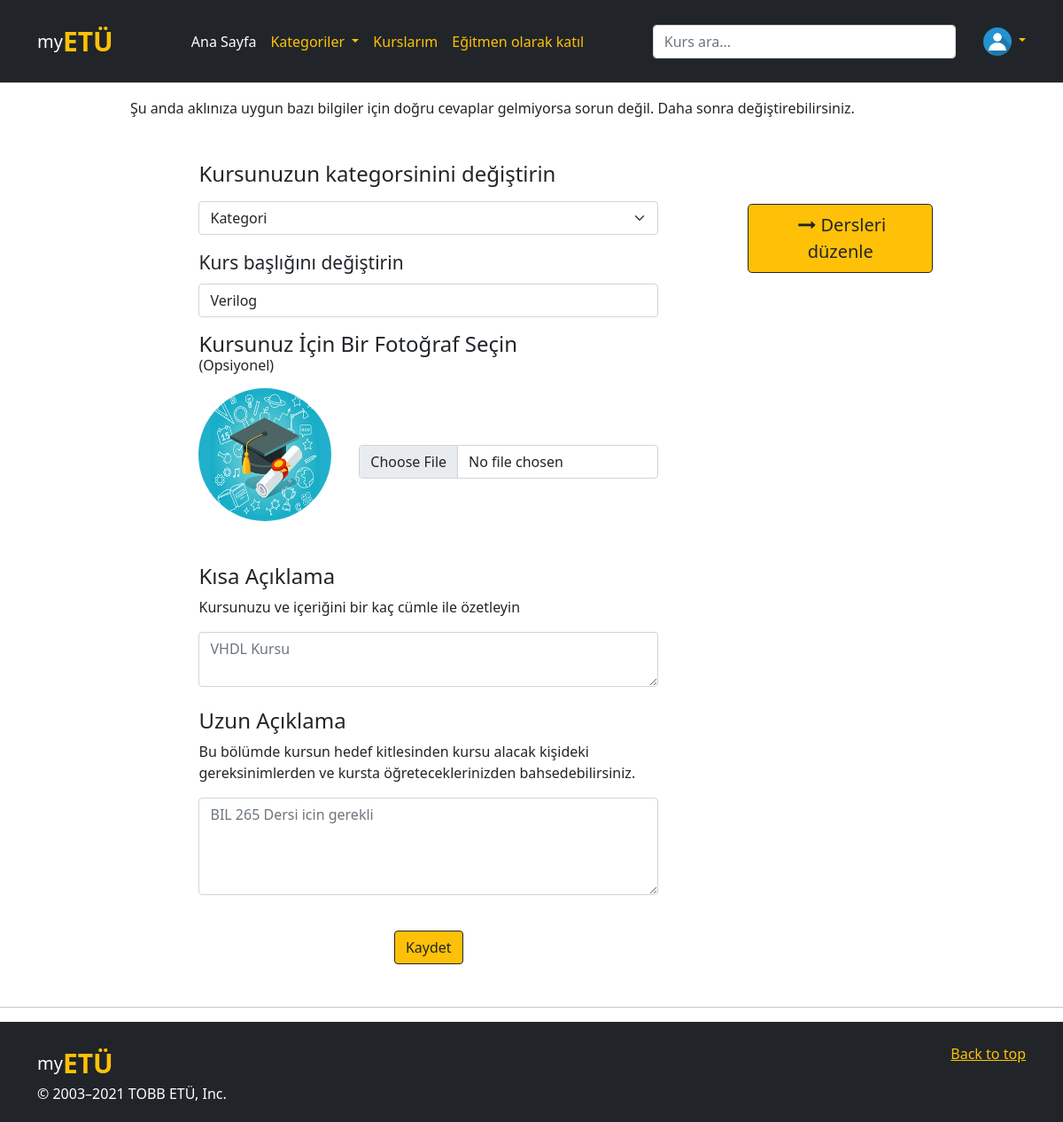
/kurs_ayarlari/1 (signed in), run on the app's committed database.
### website/models.py (models this page shows, shortened)
class User(db.Model, UserMixin):
    id = db.Column(db.Integer, primary_key=True, nullable=False)
    email = db.Column(db.String(150), unique=True, nullable=False)
    password = db.Column(db.String(150), nullable=False)
    first_name = db.Column(db.String(50), nullable=False)
    last_name = db.Column(db.String(50), nullable=False)
    date = db.Column(db.DateTime(timezone=True), default=func.now())
    role = db.Column(db.Integer, default = 0)
    unvan = db.Column(db.String(40))
    adres = db.Column(db.String(50))
    telefon = db.Column(db.String(12))
    github = db.Column(db.String(40))
    twitter = db.Column(db.String(40))
    instagram = db.Column(db.String(40))
    linkedin = db.Column(db.String(40))
    subscriptions = db.relationship('Kurs', secondary = 'subs', backref = db.backref('subscribers', lazy = 'dynamic'))
    kurs_yorumlar = db.relationship('KursYorum')
    ders_yorumlar = db.relationship('DersYorum')
    image_file = db.Column(db.String(20), nullable=False, default='default.jpg')

class Kurs(db.Model):
    id = db.Column(db.Integer, primary_key=True)
    isim = db.Column(db.String(200))
    kategori = db.Column(db.String(200))
    date = db.Column(db.DateTime(timezone=True), default=func.now())
    kisa_aciklama = db.Column(db.String(100), nullable = True)
    uzun_aciklama = db.Column(db.String(2000), nullable = True)
    dersler = db.relationship('Ders')
    yorumlar = db.relationship('KursYorum')
    egitmen_id = db.Column(db.Integer, db.ForeignKey('egitmen.id'))
    image_file = db.Column(db.String(20), nullable=False, default='default.jpg')

### website/views.py (the view)
@views.route('/kurs_ayarlari/<int:id>')
@login_required
def kurs_ayarla(id):
    kurs = Kurs.query.filter_by(id = id).first()
    return render_template("kurs_ayarlari.html", kurs = kurs)

### website/__init__.py (called while the page is built)
@login_manager.user_loader
def load_user(id):
    return User.query.get(int(id))

### website/templates/kurs_ayarlari.html (shortened to what this page needs)
{% extends "temel.html" %} {% block title %}Hesap{% endblock %} {% block content
    %}
    <div class="container">
        <div class="row">
            <div class="col-sm-1"></div>
            <div class="col-sm-10">
                <p style="font-size: 16px;"> Şu anda aklınıza uygun bazı bilgiler için doğru cevaplar gelmiyorsa sorun
                    değil. Daha sonra değiştirebilirsiniz.</p>
                <form class="mt-5" method="POST" enctype="multipart/form-data">
                    <div class="row mt-4">
                        <div class="col-sm-1"> </div>
                        <div class="col-sm-7">
                            <h4>Kursunuzun kategorsinini değiştirin</h4>
                            <select class="form-select mt-3 " aria-label="Default select example" name="kategori">
                                <option selected>Kategori</option>
                            </select>
                            <div class="form-group mt-3">
                                <label for="kurs_baslik" class="form-label" style="font-size: 21px;">Kurs başlığını değiştirin</label>
                                <input type="text" class="form-control" id="kurs_baslik" name="kurs_baslik"
                                    value="{{kurs.isim}}" />
                            </div>
                            <h4 style="display:inline">Kursunuz İçin Bir Fotoğraf Seçin<h6>(Opsiyonel)</h6>
                            </h4>
                            <div class="row">
                                <div class="col-sm-4 mt-2 ">
                                    <img src="../static/kurs_pics/{{kurs.image_file}}"
                                        alt="Admin" class="" width="150" height="150">
                                </div>
                                <div class="col-sm-8 mt-5">
                                    <br>
                                    <input class="form-control" name="image" id="image" type="file" accept=".png,.jpg" />
                                </div>
                            </div>
                            <div class="form-group mt-5">
                                <h4>Kısa Açıklama</h4>
                                <p>Kursunuzu ve içeriğini bir kaç cümle ile özetleyin</p>
                                <textarea type="text" class="form-control" id="kısa_açıklama" name="kısa_açıklama"
                                    placeholder="{{kurs.kisa_aciklama}}" rows="2"></textarea>
                            </div>
                            <div class="form-group mt-4">
                                <h4>Uzun Açıklama</h4>
                                <p>Bu bölümde kursun hedef kitlesinden kursu alacak kişideki gereksinimlerden ve kursta öğreteceklerinizden bahsedebilirsiniz.</p>
                                <textarea type="text" class="form-control" id="uzun_açıklama" name="uzun_açıklama"
                                placeholder="{{kurs.uzun_aciklama}}" rows="4"></textarea>
                            </div>
                            <br />
                            <div class="text-center">
                                <button type="submit" class="btn btn-outline-dark btn-warning">Kaydet</button>
                            </div>
                        </div>
                        <div class="col-sm-1"> </div>
                        <div class="col-sm-3">
                            <br><br>
                            <a href="/ders_duzenle/{{kurs.id}}" class="btn btn-lg btn-outline-dark btn-warning"><i class="fa submit fa-long-arrow-right ml-1"></i> Dersleri düzenle</a>
                            <br><br>
                                <br><br>
                                <br><br><br><br><br><br><br><br><br>
                        </div>
                    </div>
                </form>
            </div>
            <div class="col-sm-1"></div>
        </div>
    </div>
    {% endblock %}

### website/templates/temel.html (shortened to what this page needs)
<!DOCTYPE html>
<html>
<head>
    <link rel="stylesheet" href="https://stackpath.bootstrapcdn.com/bootstrap/4.4.1/css/bootstrap.min.css"
 />
    <link rel="stylesheet" href="https://stackpath.bootstrapcdn.com/font-awesome/4.7.0/css/font-awesome.min.css"
 />
    <link href="https://cdn.jsdelivr.net/npm/bootstrap@5.0.2/dist/css/bootstrap.min.css" rel="stylesheet"
>
</head>
<body>
    <header class="p-4 mb-3 border-bottom bg-dark text-white">
        <div class="container">
            <div class="d-flex flex-wrap align-items-center justify-content-center justify-content-lg-start">
                <a href="/" style="font-size: 20px;"
                    class="d-flex align-items-center mb-2 mb-lg-0 text-white text-decoration-none">my<span
                        style="font-weight: bold; font-size: 30px;" class="text-warning">ETÜ</span></a>
                <ul class=" text-warning nav col-12 col-lg-auto me-lg-auto mb-2 justify-content-center mb-md-0">
                    <li><a href="/" class="nav-link px-2 text-white">Ana Sayfa</a></li>
                    <li class="dropdown"><a class="dropdown-toggle nav-link px-2 text-warning" data-toggle="dropdown" href="#">Kategoriler </a>
                    </li>
                    <li><a href="/kurslarım" class="nav-link px-2 text-warning">Kurslarım</a></li>
                    {% if current_user.role == 0 %}
                    <li><a href="/egitmen_ol" class="nav-link px-2 text-warning">Eğitmen olarak katıl</a></li>
                    {% else %}
                    <li><a href="/egitmenkurslari" class="nav-link px-2 text-warning">Yayınlanan Kurslar</a></li>
                    {% endif %}
                </ul>
                <form class="col-12 col-lg-4 mb-3 mb-lg-0 me-lg-3" method="POST">
                    <input type="search" class="form-control form-control-dark" placeholder="Kurs ara..."
                        aria-label="Search" name=arama id=arama>
                </form>
                <div class="dropdown text-right">
                    <a href="#" class="d-block link-warning text-decoration-none dropdown-toggle " id="dropdownUser1"
                        data-bs-toggle="dropdown" aria-expanded="false">
                        <img src="../static/profile_pics/{{current_user.image_file}}" alt="mdo" width="32" height="32"
                            class="rounded-circle">
                    </a>
                </div>
            </div>
        </div>
    </header>
    <div class="container">{% block content %} {% endblock %}</div>
    <hr class="featurette-divider bg-dark mt-5">
    <div class="bg-dark pt-4 pb-1  ">
        <footer class="container bg-dark ">
            <p class="float-end"><a class="text-warning" href="#">Back to top</a></p>
            <a href="/" style="font-size: 20px;"
                class="d-flex align-items-center mb-2 mb-lg-0 text-white text-decoration-none">my<span
                    style="font-weight: bold; font-size: 30px;" class="text-warning">ETÜ</span></a>
            <p class="text-white">&copy; 2003–2021 TOBB ETÜ, Inc.</p>
        </footer>
    </div>
</body>

### website/templates/kurs_ayarlari.html (style rules this page uses)
img { border-radius: 50%; }

### data on the page
User: image_file (placeholder picture)
Kurs: kurs_baslik "Verilog", image_file (placeholder picture), kısa_açıklama "VHDL Kursu", uzun_açıklama "BIL 265 Dersi icin gerekli"
